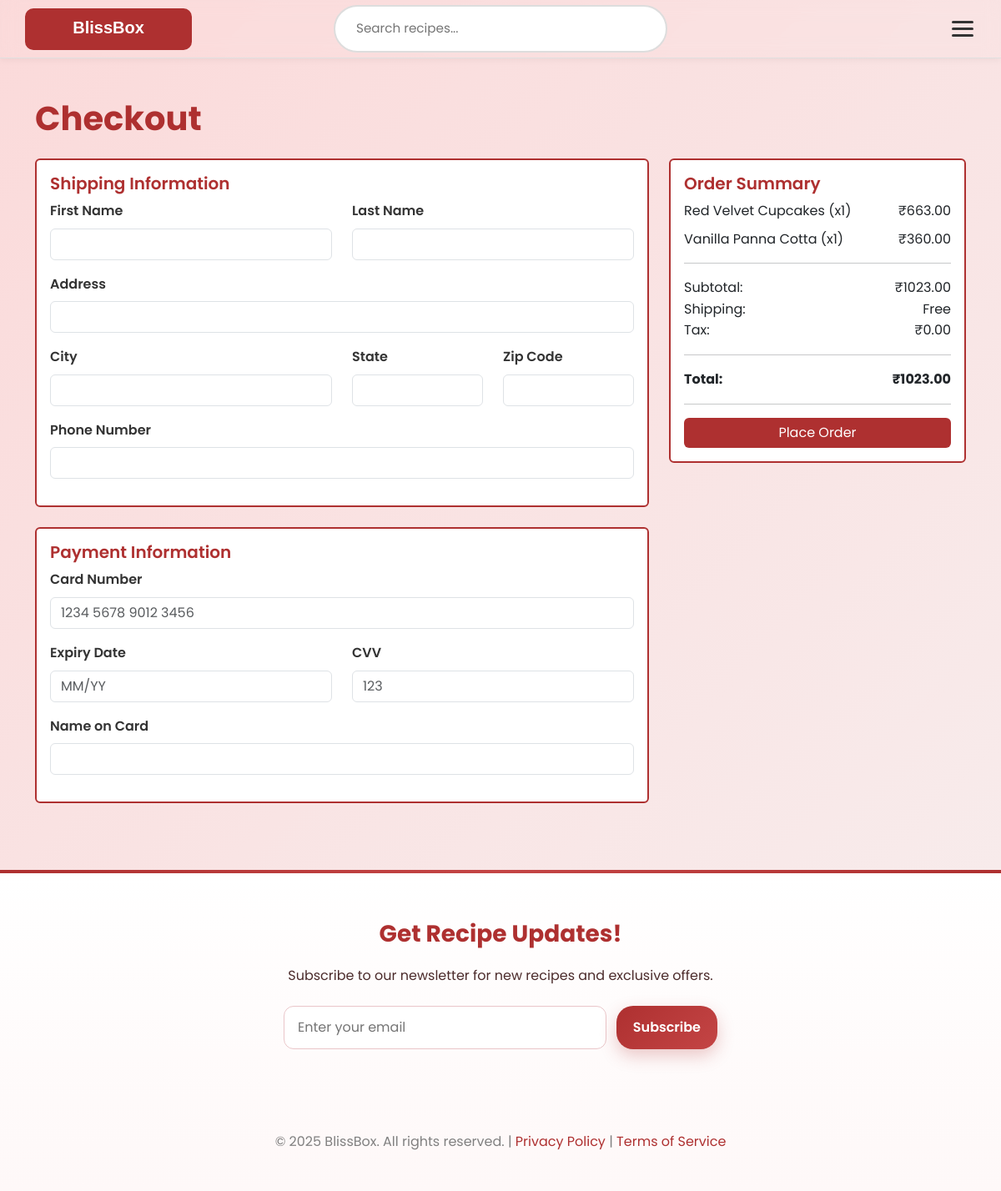
The app's page /cart/checkout/ (signed in) with its own data.
### cart/models.py (models this page shows, shortened)
class CartItem(models.Model):
    cart = models.ForeignKey(
        Cart,
        on_delete=models.CASCADE,
        related_name='items'
    )
    recipe = models.ForeignKey(
        Recipe,
        on_delete=models.CASCADE
    )
    servings = models.PositiveIntegerField(default=2)
    excluded_ingredients = models.ManyToManyField(
        RecipeIngredient,
        blank=True,
        related_name='excluded_in_cart_items'
    )
    original_price = models.DecimalField(
        max_digits=10,
        decimal_places=2
    )
    customized_price = models.DecimalField(
        max_digits=10,
        decimal_places=2
    )
    quantity = models.PositiveIntegerField(default=1)
    added_at = models.DateTimeField(auto_now_add=True)
    updated_at = models.DateTimeField(auto_now=True)
    class Meta:
        unique_together = ('cart', 'recipe')
    @property
    def total_price(self):
        return self.customized_price * self.quantity

class Cart(models.Model):
    user = models.OneToOneField(
        'users.CustomUser',
        on_delete=models.CASCADE,
        related_name='cart'
    )
    created_at = models.DateTimeField(auto_now_add=True)
    updated_at = models.DateTimeField(auto_now=True)
    @property
    def total_price(self):
        return sum(item.total_price for item in self.items.all())

### recipes/models.py (models this page shows, shortened)
class Recipe(models.Model):
    DIFFICULTY_LEVELS = [
        ('easy', 'Easy'),
        ('medium', 'Medium'),
        ('hard', 'Hard'),
    ]
    name = models.CharField(max_length=300)
    slug = models.SlugField(unique=True)
    description = models.TextField()
    category = models.ForeignKey(
        RecipeCategory,
        on_delete=models.SET_NULL,
        null=True,
        related_name='recipes'
    )
    dietary_tags = models.ManyToManyField(DietaryTag, blank=True)
    difficulty = models.CharField(
        max_length=10,
        choices=DIFFICULTY_LEVELS,
        default='easy'
    )
    featured_image = models.ImageField(
        upload_to='recipes/',
        null=True,
        blank=True
    )
    instructions = models.TextField()
    prep_time_minutes = models.IntegerField(default=0)
    cook_time_minutes = models.IntegerField(default=0)
    default_servings = models.PositiveIntegerField(default=2)
    min_servings = models.PositiveIntegerField(default=1)
    max_servings = models.PositiveIntegerField(default=12)
    base_price = models.DecimalField(
        max_digits=10,
        decimal_places=2,
        validators=[MinValueValidator(Decimal('0.01'))]
    )
    is_published = models.BooleanField(default=False)
    is_seasonal = models.BooleanField(default=False)
    available_from = models.DateField(null=True, blank=True)
    available_until = models.DateField(null=True, blank=True)
    created_by = models.ForeignKey(
        'users.CustomUser',
        on_delete=models.SET_NULL,
        null=True
    )
    created_at = models.DateTimeField(auto_now_add=True)
    updated_at = models.DateTimeField(auto_now=True)
    class Meta:
        ordering = ['-created_at']
        indexes = [
            models.Index(fields=['slug']),
            models.Index(fields=['is_published', '-created_at']),
        ]

### cart/views.py (the view, shortened to what this page needs)
# urls.py: path('checkout/', views.CheckoutView.as_view(), name='checkout'),
class CheckoutView(LoginRequiredMixin, View):
    def get(self, request):
        cart, created = Cart.objects.get_or_create(user=request.user)
        if cart.items.count() == 0:
            messages.warning(request, 'Your cart is empty.')
            return redirect('cart:view')
        from django.shortcuts import render
        return render(request, 'cart/checkout.html', {
            'cart': cart,
            'subtotal': cart.total_price,
            'shipping': Decimal('50.00'),
            'tax': Decimal('0.00'),
            'total': cart.total_price + Decimal('50.00')
        })

### templates/cart/checkout.html (shortened to what this page needs)
{% extends 'base.html' %}
{% block content %}
<div class="container mt-5">
    <h1 class="bb-title">Checkout</h1>
    <div class="row mt-4">
        <div class="col-md-8">
            <div class="card mb-4 bb-border">
                <div class="card-body">
                    <h5 class="card-title">Shipping Information</h5>
                    <form method="post">
                        <div class="row">
                            <div class="col-md-6 mb-3">
                                <label for="first_name" class="form-label">First Name</label>
                                <input type="text" class="form-control" id="first_name" name="first_name" required>
                            </div>
                            <div class="col-md-6 mb-3">
                                <label for="last_name" class="form-label">Last Name</label>
                                <input type="text" class="form-control" id="last_name" name="last_name" required>
                            </div>
                        </div>
                        <div class="mb-3">
                            <label for="address" class="form-label">Address</label>
                            <input type="text" class="form-control" id="address" name="address" required>
                        </div>
                        <div class="row">
                            <div class="col-md-6 mb-3">
                                <label for="city" class="form-label">City</label>
                                <input type="text" class="form-control" id="city" name="city" required>
                            </div>
                            <div class="col-md-3 mb-3">
                                <label for="state" class="form-label">State</label>
                                <input type="text" class="form-control" id="state" name="state" required>
                            </div>
                            <div class="col-md-3 mb-3">
                                <label for="zip_code" class="form-label">Zip Code</label>
                                <input type="text" class="form-control" id="zip_code" name="zip_code" required>
                            </div>
                        </div>
                        <div class="mb-3">
                            <label for="phone" class="form-label">Phone Number</label>
                            <input type="tel" class="form-control" id="phone" name="phone" required>
                        </div>
                    </form>
                </div>
            </div>
            <div class="card bb-border">
                <div class="card-body">
                    <h5 class="card-title">Payment Information</h5>
                    <form method="post">
                        <div class="mb-3">
                            <label for="card_number" class="form-label">Card Number</label>
                            <input type="text" class="form-control" id="card_number" name="card_number" placeholder="1234 5678 9012 3456" required>
                        </div>
                        <div class="row">
                            <div class="col-md-6 mb-3">
                                <label for="expiry" class="form-label">Expiry Date</label>
                                <input type="text" class="form-control" id="expiry" name="expiry" placeholder="MM/YY" required>
                            </div>
                            <div class="col-md-6 mb-3">
                                <label for="cvv" class="form-label">CVV</label>
                                <input type="text" class="form-control" id="cvv" name="cvv" placeholder="123" required>
                            </div>
                        </div>
                        <div class="mb-3">
                            <label for="card_name" class="form-label">Name on Card</label>
                            <input type="text" class="form-control" id="card_name" name="card_name" required>
                        </div>
                    </form>
                </div>
            </div>
        </div>
        <div class="col-md-4">
            <div class="card bb-border">
                <div class="card-body">
                    <h5 class="card-title">Order Summary</h5>
                    <div class="order-items">
                        {% for item in cart.items.all %}
                            <div class="d-flex justify-content-between mb-2">
                                <span>{{ item.recipe.name }} (x{{ item.quantity }})</span>
                                <span>₹{{ item.customized_price }}</span>
                            </div>
                        {% endfor %}
                    </div>
                    <hr>
                    <div class="d-flex justify-content-between">
                        <span>Subtotal:</span>
                        <span>₹{{ cart.total_price }}</span>
                    </div>
                    <div class="d-flex justify-content-between">
                        <span>Shipping:</span>
                        <span>Free</span>
                    </div>
                    <div class="d-flex justify-content-between">
                        <span>Tax:</span>
                        <span>₹0.00</span>
                    </div>
                    <hr>
                    <div class="d-flex justify-content-between">
                        <strong>Total:</strong>
                        <strong>₹{{ cart.total_price }}</strong>
                    </div>
                    <hr>
                    <a href="{% url 'payments:checkout' %}" class="btn btn-bb w-100">Place Order</a>
                </div>
            </div>
        </div>
    </div>
</div>
{% endblock %}

### static/css/homepage.css (style rules this page uses)
:root { --primary-color: #ae3030; --secondary-color: #333333; --accent-color: #c44545; --color-surface: #ffffff; --color-border: #e0e0e0; --shadow-sm: 0 2px 8px rgba(0, 0, 0, 0.05); --space-16: 16px; --duration-normal: .3s; --ease-standard: ease; }
body { font-family: 'Poppins', sans-serif; background: linear-gradient(135deg, #f8f9fa 0%, #e9ecef 100%); color: #333; line-height: 1.6; margin: 0; padding: 0; }

### static/css/products.css (style rules this page uses)
:root { --primary-color: #AE3030; --secondary-color: #333333; --accent-color: #C44545; --surface: #ffffff; --surface-muted: #f8f9fa; --border: #e0e0e0; --text: #333333; --text-muted: #666666; }
body { background: linear-gradient(135deg, rgb(251, 218, 218) 0%, rgb(247, 238, 238) 100%); }
.form-label { font-weight:600; color: var(--text); }

### templates/cart/checkout.html (style rules this page uses)
.bb-title { color: rgb(174,48,48); font-weight: 700; }
.card-title { color: rgb(174,48,48); font-weight: 600; }
.btn-bb { background-color: rgb(174,48,48); color: #fff; border: none; }
.bb-border { border: 2px solid rgb(174,48,48); }

### records on screen
CartItem: recipe.name "Red Velvet Cupcakes", quantity "1", customized_price "663.00"
CartItem: recipe.name "Vanilla Panna Cotta", quantity "1", customized_price "360.00"
Cart: total_price "1023.00"
